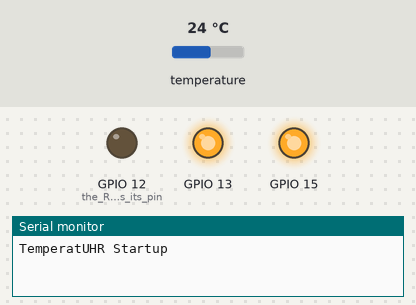
Bench run of a sketch on a simulated ESP8266 (NodeMCU). Shown: output pins drawn as LEDs (lit = HIGH), the last lines printed to the serial monitor. The inputs (shaded band) are chosen by the test bench; at power-on: temperature 24 °C. WiFi joins after 1.5 s; servers stay silent unless stated.

Above: at 0.1 s.
At 3.0 s:
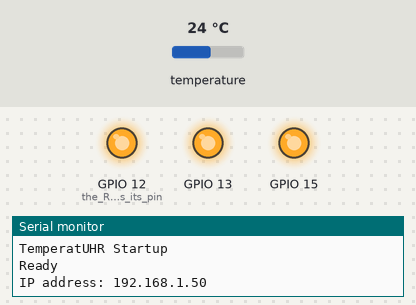
3.1 s: temperature set to 29.3 °C
At 14.0 s:
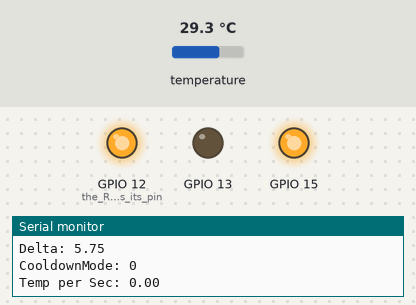
14.2 s: temperature set to 30.6 °C
Timing chart, 0 to 65.7 s (numbered marks = the images above; inputs shaded):
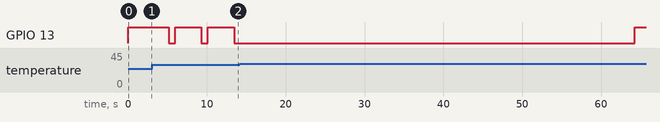

The sketch:

ESP_Temp-WithDebug.ino
```cpp
/*************************************************************

  TemperatUHR - Main Microcontroller Code
  In order to configure the program right, you have to change
  three things: Put thr right access-token into the space.
  Change the SSID and PASSWORD space to the right credentials
  for your WiFi.

  Code by Paul Goldschmidt, Febuary 2020.

 *************************************************************/
#define BLYNK_PRINT Serial //Debug console

#include <ESP8266WiFi.h> //all the libs are imported here - please double check that you have them installed.
#include <BlynkSimpleEsp8266.h>
#include <OneWire.h>
#include <DallasTemperature.h>
#include <ESP8266mDNS.h>
#include <WiFiUdp.h>
#include <ArduinoOTA.h>

#define ONE_WIRE_BUS 14 //the sensor is connected to pin #14
OneWire oneWire(ONE_WIRE_BUS);
DallasTemperature sensors(&oneWire);

// You should get Auth Token in the Blynk App.
// Go to the Project Settings (nut icon).
char auth[] = "YOUR_ACCESS_TOKEN";

// Your WiFi credentials.
// Set password to "" for open networks.
char ssid[] = "SSID";
char pass[] = "PASSWORD";

float metersToSensor, notificationTemp = 35, temperaturePerSec; //defining some global variables.
WidgetLED led1(V2); //an virtual LED is in the app "connected" to V2.

void setup()
{
  pinMode(12, OUTPUT); //the RGB-LED needs its pins initialised.
  pinMode(13, OUTPUT);
  pinMode(15, OUTPUT);
  digitalWrite(12, LOW); //red || the pins of the LED are put on High, so the LED won't light up..
  digitalWrite(13, HIGH); // Green
  digitalWrite(15, HIGH); //Blue
  WiFi.mode(WIFI_STA);
  // Debug console
  Serial.begin(9600);
  Serial.println("TemperatUHR Startup");
  sensors.begin(); //lets begin the communication with the senosor
  Blynk.begin(auth, ssid, pass);
  digitalWrite(12, HIGH);
  digitalWrite(13, LOW);
  ArduinoOTA.setHostname("TemperatUHR"); //Down below is all the OTA Stuff
  ArduinoOTA.onStart([]() {
    String type;
    if (ArduinoOTA.getCommand() == U_FLASH) {
      type = "sketch";
    } else { // U_SPIFFS
      type = "filesystem";
    }
    // NOTE: if updating SPIFFS this would be the place to unmount SPIFFS using SPIFFS.end()
    Serial.println("Start updating " + type);
  });
  ArduinoOTA.onEnd([]() {
    Serial.println("\nEnd");
  });
  ArduinoOTA.onProgress([](unsigned int progress, unsigned int total) {
    Serial.printf("Progress: %u%%\r", (progress / (total / 100)));
  });
  ArduinoOTA.onError([](ota_error_t error) {
    Serial.printf("Error[%u]: ", error);
    if (error == OTA_AUTH_ERROR) {
      Serial.println("Auth Failed");
    } else if (error == OTA_BEGIN_ERROR) {
      Serial.println("Begin Failed");
    } else if (error == OTA_CONNECT_ERROR) {
      Serial.println("Connect Failed");
    } else if (error == OTA_RECEIVE_ERROR) {
      Serial.println("Receive Failed");
    } else if (error == OTA_END_ERROR) {
      Serial.println("End Failed");
    }
  });
  ArduinoOTA.begin();
  Serial.println("Ready");
  Serial.print("IP address: ");
  Serial.println(WiFi.localIP());
  led1.off(); //check that the LED in the app is turned off.
}

BLYNK_WRITE(1) { //BLYNK.WRITE can now give the notification tempemperature back
  notificationTemp = param.asInt();
}

BLYNK_WRITE(3) { //BLYNK.WRITE can now give the way to TemperatUHR back
  metersToSensor = param.asInt();
}

void tempchange() { //this functions calcuates the temp difference that happens in 10 seconds.
  sensors.requestTemperatures();
  float temperaturestart = sensors.getTempCByIndex(0); // get the temperature on start
  delay(1000); //one second delay;
  sensors.requestTemperatures();
  float temperatureend = sensors.getTempCByIndex(0); // get the temperature after one second
  temperaturePerSec = temperatureend - temperaturestart; //calc the difference
}

void loop()
{
  digitalWrite(13, HIGH); //turn green LED off
  boolean CooldownMode; //in case the temperature of the liquid is higher than the set temperature
  ArduinoOTA.handle(); //handle OTA-Updates
  sensors.requestTemperatures(); //request temp sensor data
  float temperature = sensors.getTempCByIndex(0); //store it in the float temperature
  if (temperature == -127) { //this function will go into work when the sensor isnt connected.
    digitalWrite(12, LOW);
    digitalWrite(13, LOW);
    delay(4500);
    digitalWrite(12, HIGH);
    digitalWrite(13, HIGH);
    while (true) {
      ArduinoOTA.handle();
      delay(250);
    }
  }
  delay(50); //Wait 50 ms
  tempchange(); //calls the function to calc the temp. rise
  digitalWrite(13, LOW); //turns LED on
  BLYNK_WRITE(1); // reading the notification Temperature from App
  BLYNK_WRITE(3); // way from user to TemperatUHR
  float tempDelta; //calc the temp. Delta for the user to display.
  if (temperature > notificationTemp + 20) { //is the substance cooling down or not?
    CooldownMode = true;
    tempDelta = temperature - notificationTemp;
  }
  else {
    CooldownMode = false;
    tempDelta = notificationTemp - temperature;
  }
  Blynk.virtualWrite(V4, tempDelta); //push the temp. delta to the app
  float tempreached = tempDelta / temperaturePerSec; // i assume the user walks with v = 1m/s
  Blynk.virtualWrite(V5, tempreached);
  Blynk.virtualWrite(V0, temperature); //push all the other data to blynk
  Serial.print("Notification Temperature: ");
  Serial.println(notificationTemp);
  Serial.print("Temperature: ");
  Serial.println(temperature);
  Serial.print("Delta: ");
  Serial.println(tempDelta);
  Serial.print("CooldownMode: ");
  Serial.println(CooldownMode);
  Serial.print("Temp per Sec: ");
  Serial.println(temperaturePerSec); //serial debug
  sensors.requestTemperatures(); //reget the sensor data
  temperature = sensors.getTempCByIndex(0); // rewrite temperature
  if (CooldownMode == false) { //has the temp. reached yet?
    if (temperature >= notificationTemp - 5) {
      Blynk.notify("Temperatur erreicht!");
      led1.on();
      delay(50000); //wait 50s.
    }
    else {
      led1.off(); //the LED stays off.
    }
  }
  else {
    if (notificationTemp >= temperature + 5) {
      Blynk.notify("Temperatur erreicht!");
      led1.on(); //turn the LED on.
      delay(50000); //wait 50s.
    }
    else {
      led1.off(); //the LED stays off.
    }
  }
  Blynk.run(); //run the blynk update process.
}
```
